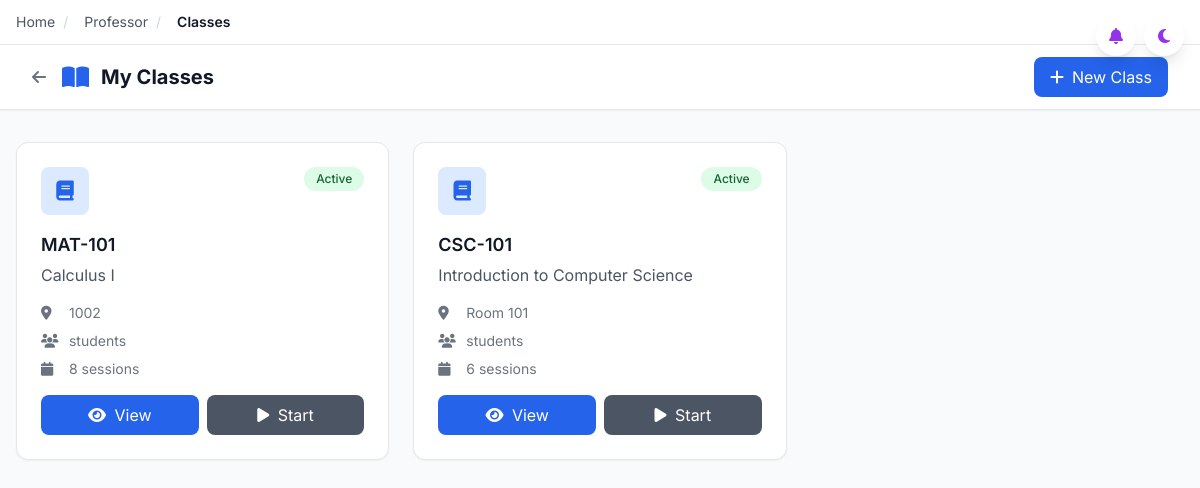
The page /professor/classes (signed in) on the database its author committed.
### app/models.py (models this page shows, shortened)
class Course(db.Model):
    __tablename__ = 'courses'
    id = db.Column(db.String(36), primary_key=True, default=generate_uuid)
    code = db.Column(db.String(20), unique=True, nullable=False, index=True)  # 'CSC-105'
    name = db.Column(db.String(200), nullable=False)
    description = db.Column(db.Text)
    credits = db.Column(db.Integer, default=3)
    department_id = db.Column(db.String(36), db.ForeignKey('departments.id'))
    is_active = db.Column(db.Boolean, default=True)
    created_at = db.Column(db.DateTime, default=datetime.utcnow)
    class_instances = db.relationship('ClassInstance', backref='course', lazy='dynamic')

class ClassInstance(db.Model):
    __tablename__ = 'class_instances'
    id = db.Column(db.String(36), primary_key=True, default=generate_uuid)
    course_id = db.Column(db.String(36), db.ForeignKey('courses.id'), nullable=False)
    professor_id = db.Column(db.String(36), db.ForeignKey('professors.user_id'), nullable=False)
    academic_period_id = db.Column(db.String(36), db.ForeignKey('academic_periods.id'), nullable=False)
    section_number = db.Column(db.Integer, default=1)
    class_code = db.Column(db.String(20), unique=True, nullable=False, index=True)  # 'CSC105-ABC123'
    days_of_week = db.Column(db.Text, nullable=False)  # JSON array: ['Monday', 'Wednesday', 'Friday']
    start_time = db.Column(db.String(10), nullable=False)  # '09:00'
    end_time = db.Column(db.String(10), nullable=False)  # '10:30'
    first_class_date = db.Column(db.Date, nullable=False)
    last_class_date = db.Column(db.Date, nullable=False)
    room_location = db.Column(db.String(100))
    max_students = db.Column(db.Integer, default=30)
    current_enrollment = db.Column(db.Integer, default=0)
    is_active = db.Column(db.Boolean, default=True)
    enrollment_deadline = db.Column(db.Date)
    created_at = db.Column(db.DateTime, default=datetime.utcnow)
    updated_at = db.Column(db.DateTime, default=datetime.utcnow, onupdate=datetime.utcnow)
    sessions = db.relationship('ClassSession', backref='class_instance', lazy='dynamic', cascade='all, delete-orphan')
    enrollments = db.relationship('Enrollment', backref='class_instance', lazy='dynamic', cascade='all, delete-orphan')
    @property
    def days_list(self):
        try:
            return json.loads(self.days_of_week) if self.days_of_week else []
        except (json.JSONDecodeError, TypeError):
            return []

### app/routes/professor.py (the view)
@professor_bp.route('/classes')
@login_required
@professor_required
def classes():
    class_instances = ClassInstance.query.filter_by(
        professor_id=current_user.id
    ).order_by(ClassInstance.created_at.desc()).all()
    classes = []
    for ci in class_instances:
        course = ci.course
        period = ci.academic_period
        enrolled = Enrollment.query.filter_by(
            class_instance_id=ci.id,
            status='active'
        ).count()
        sessions = ClassSession.query.filter_by(class_instance_id=ci.id).all()
        total_sessions = len(sessions)
        completed_sessions = sum(1 for s in sessions if s.status == 'completed')
        classes.append({
            'id': ci.id,
            'code': course.code,
            'name': course.name,
            'class_code': ci.class_code,
            'room': ci.room_location,
            'schedule': f"{', '.join(ci.days_list)} {ci.start_time}-{ci.end_time}",
            'period': period.name if period else 'Unknown',
            'enrolled_students': enrolled,
            'max_students': ci.max_students,
            'total_sessions': total_sessions,
            'completed_sessions': completed_sessions,
            'is_active': ci.is_active
        })
    return render_template('professor/classes.html', classes=classes)

### app/models.py (called while the page is built)
@login_manager.user_loader
def load_user(user_id):
    return User.query.get(user_id)

### app/routes/professor.py (called while the page is built)
def professor_required(f):
    from functools import wraps
    @wraps(f)
    def decorated_function(*args, **kwargs):
        if not current_user.is_authenticated or current_user.role != 'professor':
            flash('Access denied. Professor account required.', 'error')
            return redirect(url_for('auth.professor_login'))
        return f(*args, **kwargs)
    return decorated_function

### app/templates/professor/classes.html (shortened to what this page needs)
{% extends "base.html" %}
{% block content %}
<div class="min-h-screen bg-gray-50">
    <nav class="bg-white shadow-sm border-b">
        <div class="max-w-7xl mx-auto px-4 sm:px-6 lg:px-8">
            <div class="flex justify-between h-16 items-center">
                <div class="flex items-center">
                    <a href="{{ url_for('professor.dashboard') }}" class="text-gray-500 hover:text-gray-700 mr-4">
                        <i class="fas fa-arrow-left"></i>
                    </a>
                    <i class="fas fa-book-open text-blue-600 text-2xl mr-3"></i>
                    <span class="text-gray-900 text-xl font-bold">My Classes</span>
                </div>
                <a href="{{ url_for('professor.create_class') }}" class="bg-blue-600 text-white px-4 py-2 rounded-lg hover:bg-blue-700 transition flex items-center">
                    <i class="fas fa-plus mr-2"></i> New Class
                </a>
            </div>
        </div>
    </nav>
    <div class="max-w-7xl mx-auto px-4 py-8">
        {% if classes %}
            <div class="grid grid-cols-1 md:grid-cols-2 lg:grid-cols-3 gap-6">
                {% for class in classes %}
                <div class="bg-white rounded-xl shadow-sm border overflow-hidden">
                    <div class="p-6">
                        <div class="flex justify-between items-start mb-4">
                            <div class="w-12 h-12 bg-blue-100 rounded-lg flex items-center justify-center">
                                <i class="fas fa-book text-blue-600 text-xl"></i>
                            </div>
                            <span class="px-3 py-1 {% if class.is_active %}bg-green-100 text-green-800{% else %}bg-gray-100 text-gray-800{% endif %} rounded-full text-xs font-medium">
                                {{ 'Active' if class.is_active else 'Inactive' }}
                            </span>
                        </div>
                        <h3 class="text-lg font-semibold text-gray-900 mb-1">{{ class.code }}</h3>
                        <p class="text-gray-600 mb-4">{{ class.name }}</p>
                        <div class="space-y-2 text-sm text-gray-500 mb-4">
                            <p><i class="fas fa-map-marker-alt mr-2 w-4"></i> {{ class.room or 'Room TBA' }}</p>
                            <p><i class="fas fa-users mr-2 w-4"></i> {{ class.student_count }} students</p>
                            <p><i class="fas fa-calendar mr-2 w-4"></i> {{ class.total_sessions }} sessions</p>
                        </div>
                        <div class="flex space-x-2">
                            <a href="{{ url_for('professor.class_detail', class_id=class.id) }}"
                               class="flex-1 text-center bg-blue-600 text-white py-2 rounded-lg hover:bg-blue-700 transition">
                                <i class="fas fa-eye mr-1"></i> View
                            </a>
                            {% if class.has_active_session %}
                                <a href="{{ url_for('professor.session_detail', session_id=class.active_session_id) }}"
                                   class="flex-1 text-center bg-green-600 text-white py-2 rounded-lg hover:bg-green-700 transition">
                                    <i class="fas fa-qrcode mr-1"></i> QR
                                </a>
                            {% else %}
                                <a href="{{ url_for('professor.start_session', class_id=class.id) }}"
                                   class="flex-1 text-center bg-gray-600 text-white py-2 rounded-lg hover:bg-gray-700 transition">
                                    <i class="fas fa-play mr-1"></i> Start
                                </a>
                            {% endif %}
                        </div>
                    </div>
                </div>
                {% endfor %}
            </div>
        {% endif %}
    </div>
</div>
{% endblock %}

### app/templates/base.html (style rules this page uses)
body { font-family: 'Inter', sans-serif; overflow-x: hidden; }

### rows shown on the page
Course: code "MAT-101", name "Calculus I"
ClassInstance: room_location "1002"
Course: code "CSC-101", name "Introduction to Computer Science"
ClassInstance: room_location "Room 101"

### other values the page prints
{{ 'Active' if class.is_active else 'Inactive' }} "Active" "Active"
{{ class.total_sessions }} "8" "6"
